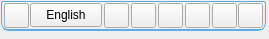
<?xml version="1.0" encoding="UTF-8"?>
<ui version="4.0">
 <class>Form</class>
 <widget class="QWidget" name="Form">
  <property name="enabled">
   <bool>true</bool>
  </property>
  <property name="geometry">
   <rect>
    <x>0</x>
    <y>0</y>
    <width>269</width>
    <height>39</height>
   </rect>
  </property>
  <property name="minimumSize">
   <size>
    <width>0</width>
    <height>30</height>
   </size>
  </property>
  <property name="windowTitle">
   <string>Nms Voice pad</string>
  </property>
  <widget class="QFrame" name="frame">
   <property name="enabled">
    <bool>true</bool>
   </property>
   <property name="geometry">
    <rect>
     <x>1</x>
     <y>1</y>
     <width>265</width>
     <height>30</height>
    </rect>
   </property>
   <property name="styleSheet">
    <string notr="true">QFrame{
	border-top-right-radius: 2px;
	border-top-left-radius: 2px;
	border-bottom-right-radius: 8px;
	border-bottom-left-radius: 8px;
 border:1px solid rgba(93, 173, 226,255 );
}
QFrame:hover{
 background-color: rgba(108, 177, 223,80);

 border:2px solid rgba(108, 177, 223, 180);

}
 </string>
   </property>
   <property name="frameShape">
    <enum>QFrame::StyledPanel</enum>
   </property>
   <property name="frameShadow">
    <enum>QFrame::Raised</enum>
   </property>
   <widget class="QPushButton" name="Mic_btn">
    <property name="geometry">
     <rect>
      <x>3</x>
      <y>2</y>
      <width>25</width>
      <height>25</height>
     </rect>
    </property>
    <property name="cursor">
     <cursorShape>PointingHandCursor</cursorShape>
    </property>
    <property name="mouseTracking">
     <bool>false</bool>
    </property>
    <property name="focusPolicy">
     <enum>Qt::ClickFocus</enum>
    </property>
    <property name="toolTip">
     <string>&lt;html&gt;&lt;head/&gt;&lt;body&gt;&lt;p&gt;Speech to text&lt;/p&gt;&lt;/body&gt;&lt;/html&gt;</string>
    </property>
    <property name="toolTipDuration">
     <number>2</number>
    </property>
    <property name="statusTip">
     <string/>
    </property>
    <property name="accessibleName">
     <string/>
    </property>
    <property name="styleSheet">
     <string notr="true">QPushButton{
border-bottom-left-radius:5px;
border-top-right-radius: 5px;
border-bottom-right-radius: 5px;
border-top-left-radius:5px;
font: 10pt &quot;Arial&quot;;
 	 color: qlineargradient(spread:pad, x1:0, y1:0, x2:0, y2:1, stop:0 rgba(33, 33, 33, 150), stop:1 rgba(75, 75, 75, 150));
	 background-color:qlineargradient(spread:pad, x1:1, y1:0, x2:1, y2:1, stop:0 rgba(0, 244, 255, 100), stop:1 rgba(2, 200, 255,100));
	 
}
QPushButton:hover{
color: qlineargradient(spread:pad, x1:0, y1:0, x2:1, y2:1, stop:0 rgba(63, 63, 63, 255), stop:1 rgba(33, 33, 33, 255));
 background-color: qlineargradient(spread:pad, x1:0.505636, y1:0.221, x2:0.431818, y2:1, stop:0 rgba(89, 255, 255, 255), stop:1 rgba(60, 138, 255, 255));

}

QPushButton:pressed{
background-color: qlineargradient(spread:pad, x1:0.767, y1:1, x2:1, y2:0, stop:0 rgba(0, 244, 255, 250), stop:1 rgba(3, 115, 255, 250));\n&quot;

}</string>
    </property>
    <property name="text">
     <string/>
    </property>
    <property name="icon">
     <iconset>
      <normaloff>Imgs/Mic 2 png.png</normaloff>Imgs/Mic 2 png.png</iconset>
    </property>
    <property name="iconSize">
     <size>
      <width>22</width>
      <height>22</height>
     </size>
    </property>
    <property name="shortcut">
     <string>Ctrl+Shift+S</string>
    </property>
    <property name="autoDefault">
     <bool>false</bool>
    </property>
   </widget>
   <widget class="QPushButton" name="Settings_btn">
    <property name="geometry">
     <rect>
      <x>211</x>
      <y>2</y>
      <width>25</width>
      <height>25</height>
     </rect>
    </property>
    <property name="cursor">
     <cursorShape>PointingHandCursor</cursorShape>
    </property>
    <property name="contextMenuPolicy">
     <enum>Qt::CustomContextMenu</enum>
    </property>
    <property name="toolTip">
     <string comment="Add Language" extracomment="Add Language">&lt;html&gt;&lt;head/&gt;&lt;body&gt;&lt;p&gt;Settings&lt;/p&gt;&lt;/body&gt;&lt;/html&gt;</string>
    </property>
    <property name="toolTipDuration">
     <number>1</number>
    </property>
    <property name="statusTip">
     <string comment="Add Language" extracomment="Add Language"/>
    </property>
    <property name="whatsThis">
     <string comment="Add language" extracomment="Add language"/>
    </property>
    <property name="accessibleName">
     <string comment="Add Language" extracomment="Add Language"/>
    </property>
    <property name="accessibleDescription">
     <string comment="Add Language" extracomment="Add Language"/>
    </property>
    <property name="styleSheet">
     <string notr="true">QPushButton{
border-bottom-left-radius:5px;
border-top-right-radius: 5px;
border-bottom-right-radius: 5px;
border-top-left-radius:5px;
font: 10pt &quot;Arial&quot;;
 	 color: qlineargradient(spread:pad, x1:0, y1:0, x2:0, y2:1, stop:0 rgba(33, 33, 33, 150), stop:1 rgba(75, 75, 75, 150));
	 background-color:qlineargradient(spread:pad, x1:1, y1:0, x2:1, y2:1, stop:0 rgba(0, 244, 255, 100), stop:1 rgba(2, 200, 255,100));
	 
}
QPushButton:hover{
color: qlineargradient(spread:pad, x1:0, y1:0, x2:1, y2:1, stop:0 rgba(63, 63, 63, 255), stop:1 rgba(33, 33, 33, 255));
 background-color: qlineargradient(spread:pad, x1:0.505636, y1:0.221, x2:0.431818, y2:1, stop:0 rgba(89, 255, 255, 255), stop:1 rgba(60, 138, 255, 255));

}

QPushButton:pressed{
background-color: qlineargradient(spread:pad, x1:0.767, y1:1, x2:1, y2:0, stop:0 rgba(0, 244, 255, 250), stop:1 rgba(3, 115, 255, 250));\n&quot;

}</string>
    </property>
    <property name="text">
     <string/>
    </property>
    <property name="icon">
     <iconset>
      <normaloff>Imgs/Gear 4.png</normaloff>Imgs/Gear 4.png</iconset>
    </property>
    <property name="iconSize">
     <size>
      <width>22</width>
      <height>22</height>
     </size>
    </property>
   </widget>
   <widget class="QPushButton" name="OnScreenKeyboardBtn">
    <property name="geometry">
     <rect>
      <x>157</x>
      <y>2</y>
      <width>25</width>
      <height>25</height>
     </rect>
    </property>
    <property name="focusPolicy">
     <enum>Qt::NoFocus</enum>
    </property>
    <property name="contextMenuPolicy">
     <enum>Qt::PreventContextMenu</enum>
    </property>
    <property name="toolTip">
     <string comment="Add Language" extracomment="Add Language">&lt;html&gt;&lt;head/&gt;&lt;body&gt;&lt;p&gt;On screen keyboard&lt;/p&gt;&lt;/body&gt;&lt;/html&gt;</string>
    </property>
    <property name="toolTipDuration">
     <number>1</number>
    </property>
    <property name="statusTip">
     <string comment="Add Language" extracomment="Add Language"/>
    </property>
    <property name="whatsThis">
     <string comment="Add language" extracomment="Add language"/>
    </property>
    <property name="accessibleName">
     <string comment="Add Language" extracomment="Add Language"/>
    </property>
    <property name="accessibleDescription">
     <string comment="Add Language" extracomment="Add Language"/>
    </property>
    <property name="styleSheet">
     <string notr="true">QPushButton{
border-bottom-left-radius:5px;
border-top-right-radius: 5px;
border-bottom-right-radius: 5px;
border-top-left-radius:5px;
font: 10pt &quot;Arial&quot;;
 	 color: qlineargradient(spread:pad, x1:0, y1:0, x2:0, y2:1, stop:0 rgba(33, 33, 33, 150), stop:1 rgba(75, 75, 75, 150));
	 background-color:qlineargradient(spread:pad, x1:1, y1:0, x2:1, y2:1, stop:0 rgba(0, 244, 255, 100), stop:1 rgba(2, 200, 255,100));
	 
}
QPushButton:hover{
color: qlineargradient(spread:pad, x1:0, y1:0, x2:1, y2:1, stop:0 rgba(63, 63, 63, 255), stop:1 rgba(33, 33, 33, 255));
 background-color: qlineargradient(spread:pad, x1:0.505636, y1:0.221, x2:0.431818, y2:1, stop:0 rgba(89, 255, 255, 255), stop:1 rgba(60, 138, 255, 255));

}

QPushButton:pressed{
background-color: qlineargradient(spread:pad, x1:0.767, y1:1, x2:1, y2:0, stop:0 rgba(0, 244, 255, 250), stop:1 rgba(3, 115, 255, 250));\n&quot;

}</string>
    </property>
    <property name="text">
     <string/>
    </property>
    <property name="icon">
     <iconset>
      <normaloff>Imgs/OSK logo png.png</normaloff>Imgs/OSK logo png.png</iconset>
    </property>
    <property name="iconSize">
     <size>
      <width>22</width>
      <height>22</height>
     </size>
    </property>
   </widget>
   <widget class="QPushButton" name="ScriptPad_btn">
    <property name="geometry">
     <rect>
      <x>103</x>
      <y>2</y>
      <width>25</width>
      <height>25</height>
     </rect>
    </property>
    <property name="cursor">
     <cursorShape>PointingHandCursor</cursorShape>
    </property>
    <property name="focusPolicy">
     <enum>Qt::NoFocus</enum>
    </property>
    <property name="contextMenuPolicy">
     <enum>Qt::PreventContextMenu</enum>
    </property>
    <property name="toolTip">
     <string comment="Add Language" extracomment="Add Language"/>
    </property>
    <property name="toolTipDuration">
     <number>1</number>
    </property>
    <property name="statusTip">
     <string comment="Add Language" extracomment="Add Language"/>
    </property>
    <property name="whatsThis">
     <string comment="Add language" extracomment="Add language"/>
    </property>
    <property name="accessibleName">
     <string comment="Add Language" extracomment="Add Language"/>
    </property>
    <property name="accessibleDescription">
     <string comment="Add Language" extracomment="Add Language"/>
    </property>
    <property name="styleSheet">
     <string notr="true">QPushButton{
border-bottom-left-radius:5px;
border-top-right-radius: 5px;
border-bottom-right-radius: 5px;
border-top-left-radius:5px;
font: 10pt &quot;Arial&quot;;
 	 color: qlineargradient(spread:pad, x1:0, y1:0, x2:0, y2:1, stop:0 rgba(33, 33, 33, 150), stop:1 rgba(75, 75, 75, 150));
	 background-color:qlineargradient(spread:pad, x1:1, y1:0, x2:1, y2:1, stop:0 rgba(0, 244, 255, 100), stop:1 rgba(2, 200, 255,100));
	 
}
QPushButton:hover{
color: qlineargradient(spread:pad, x1:0, y1:0, x2:1, y2:1, stop:0 rgba(63, 63, 63, 255), stop:1 rgba(33, 33, 33, 255));
 background-color: qlineargradient(spread:pad, x1:0.505636, y1:0.221, x2:0.431818, y2:1, stop:0 rgba(89, 255, 255, 255), stop:1 rgba(60, 138, 255, 255));

}

QPushButton:pressed{
background-color: qlineargradient(spread:pad, x1:0.767, y1:1, x2:1, y2:0, stop:0 rgba(0, 244, 255, 250), stop:1 rgba(3, 115, 255, 250));\n&quot;

}</string>
    </property>
    <property name="text">
     <string/>
    </property>
    <property name="icon">
     <iconset>
      <normaloff>Imgs/Doc pad PNG.png</normaloff>Imgs/Doc pad PNG.png</iconset>
    </property>
    <property name="iconSize">
     <size>
      <width>22</width>
      <height>22</height>
     </size>
    </property>
   </widget>
   <widget class="QPushButton" name="Wav_to_Text_button">
    <property name="geometry">
     <rect>
      <x>130</x>
      <y>2</y>
      <width>25</width>
      <height>25</height>
     </rect>
    </property>
    <property name="cursor">
     <cursorShape>PointingHandCursor</cursorShape>
    </property>
    <property name="focusPolicy">
     <enum>Qt::NoFocus</enum>
    </property>
    <property name="contextMenuPolicy">
     <enum>Qt::PreventContextMenu</enum>
    </property>
    <property name="toolTip">
     <string comment="Add Language" extracomment="Add Language"/>
    </property>
    <property name="toolTipDuration">
     <number>1</number>
    </property>
    <property name="statusTip">
     <string comment="Add Language" extracomment="Add Language"/>
    </property>
    <property name="whatsThis">
     <string comment="Add language" extracomment="Add language"/>
    </property>
    <property name="accessibleName">
     <string comment="Add Language" extracomment="Add Language"/>
    </property>
    <property name="accessibleDescription">
     <string comment="Add Language" extracomment="Add Language"/>
    </property>
    <property name="styleSheet">
     <string notr="true">QPushButton{
border-bottom-left-radius:5px;
border-top-right-radius: 5px;
border-bottom-right-radius: 5px;
border-top-left-radius:5px;
font: 10pt &quot;Arial&quot;;
 	 color: qlineargradient(spread:pad, x1:0, y1:0, x2:0, y2:1, stop:0 rgba(33, 33, 33, 150), stop:1 rgba(75, 75, 75, 150));
	 background-color:qlineargradient(spread:pad, x1:1, y1:0, x2:1, y2:1, stop:0 rgba(0, 244, 255, 100), stop:1 rgba(2, 200, 255,100));
	 
}
QPushButton:hover{
color: qlineargradient(spread:pad, x1:0, y1:0, x2:1, y2:1, stop:0 rgba(63, 63, 63, 255), stop:1 rgba(33, 33, 33, 255));
 background-color: qlineargradient(spread:pad, x1:0.505636, y1:0.221, x2:0.431818, y2:1, stop:0 rgba(89, 255, 255, 255), stop:1 rgba(60, 138, 255, 255));

}

QPushButton:pressed{
background-color: qlineargradient(spread:pad, x1:0.767, y1:1, x2:1, y2:0, stop:0 rgba(0, 244, 255, 250), stop:1 rgba(3, 115, 255, 250));\n&quot;

}</string>
    </property>
    <property name="text">
     <string/>
    </property>
    <property name="icon">
     <iconset>
      <normaloff>Imgs/Wav to text 2 png.png</normaloff>Imgs/Wav to text 2 png.png</iconset>
    </property>
    <property name="iconSize">
     <size>
      <width>22</width>
      <height>22</height>
     </size>
    </property>
   </widget>
   <widget class="QLabel" name="Listining_label">
    <property name="enabled">
     <bool>true</bool>
    </property>
    <property name="geometry">
     <rect>
      <x>31</x>
      <y>2</y>
      <width>68</width>
      <height>24</height>
     </rect>
    </property>
    <property name="styleSheet">
     <string notr="true">QLabel{
border:none;
	background-color: rgba(250, 250, 250, 100);

	border-radius: 0px;
	
	font: 10pt &quot;Arial&quot;;
}</string>
    </property>
    <property name="text">
     <string>Listening...</string>
    </property>
    <property name="alignment">
     <set>Qt::AlignCenter</set>
    </property>
   </widget>
   <widget class="QPushButton" name="Stop_btn">
    <property name="geometry">
     <rect>
      <x>3</x>
      <y>2</y>
      <width>25</width>
      <height>25</height>
     </rect>
    </property>
    <property name="cursor">
     <cursorShape>PointingHandCursor</cursorShape>
    </property>
    <property name="mouseTracking">
     <bool>false</bool>
    </property>
    <property name="focusPolicy">
     <enum>Qt::ClickFocus</enum>
    </property>
    <property name="toolTip">
     <string>&lt;html&gt;&lt;head/&gt;&lt;body&gt;&lt;p&gt;Stop listening&lt;/p&gt;&lt;/body&gt;&lt;/html&gt;</string>
    </property>
    <property name="toolTipDuration">
     <number>2</number>
    </property>
    <property name="statusTip">
     <string/>
    </property>
    <property name="accessibleName">
     <string/>
    </property>
    <property name="styleSheet">
     <string notr="true">QPushButton{
border-bottom-left-radius:5px;
border-top-right-radius: 5px;
border-bottom-right-radius: 5px;
border-top-left-radius:5px;
font: 10pt &quot;Arial&quot;;
 	 color: qlineargradient(spread:pad, x1:0, y1:0, x2:0, y2:1, stop:0 rgba(33, 33, 33, 150), stop:1 rgba(75, 75, 75, 150));
	 background-color:qlineargradient(spread:pad, x1:1, y1:0, x2:1, y2:1, stop:0 rgba(0, 244, 255, 100), stop:1 rgba(2, 200, 255,100));
	 
}
QPushButton:hover{
color: qlineargradient(spread:pad, x1:0, y1:0, x2:1, y2:1, stop:0 rgba(63, 63, 63, 255), stop:1 rgba(33, 33, 33, 255));
 background-color: qlineargradient(spread:pad, x1:0.505636, y1:0.221, x2:0.431818, y2:1, stop:0 rgba(89, 255, 255, 255), stop:1 rgba(60, 138, 255, 255));

}

QPushButton:pressed{
background-color: qlineargradient(spread:pad, x1:0.767, y1:1, x2:1, y2:0, stop:0 rgba(0, 244, 255, 250), stop:1 rgba(3, 115, 255, 250));\n&quot;

}</string>
    </property>
    <property name="text">
     <string/>
    </property>
    <property name="icon">
     <iconset>
      <normaloff>Imgs/Stop 2 png.png</normaloff>Imgs/Stop 2 png.png</iconset>
    </property>
    <property name="iconSize">
     <size>
      <width>22</width>
      <height>22</height>
     </size>
    </property>
    <property name="autoDefault">
     <bool>false</bool>
    </property>
   </widget>
   <widget class="QPushButton" name="Close_btn">
    <property name="geometry">
     <rect>
      <x>237</x>
      <y>2</y>
      <width>25</width>
      <height>25</height>
     </rect>
    </property>
    <property name="cursor">
     <cursorShape>PointingHandCursor</cursorShape>
    </property>
    <property name="toolTip">
     <string comment="Add Language" extracomment="Add Language"/>
    </property>
    <property name="toolTipDuration">
     <number>1</number>
    </property>
    <property name="statusTip">
     <string comment="Add Language" extracomment="Add Language"/>
    </property>
    <property name="whatsThis">
     <string comment="Add language" extracomment="Add language"/>
    </property>
    <property name="accessibleName">
     <string comment="Add Language" extracomment="Add Language"/>
    </property>
    <property name="accessibleDescription">
     <string comment="Add Language" extracomment="Add Language"/>
    </property>
    <property name="styleSheet">
     <string notr="true">QPushButton{
border-bottom-left-radius:5px;
border-top-right-radius: 5px;
border-bottom-right-radius: 5px;
border-top-left-radius:5px;
font: 10pt &quot;Arial&quot;;
 	 color: qlineargradient(spread:pad, x1:0, y1:0, x2:0, y2:1, stop:0 rgba(33, 33, 33, 150), stop:1 rgba(75, 75, 75, 150));
	 background-color:qlineargradient(spread:pad, x1:1, y1:0, x2:1, y2:1, stop:0 rgba(0, 244, 255, 100), stop:1 rgba(2, 200, 255,100));
	 
}
QPushButton:hover{
color: qlineargradient(spread:pad, x1:0, y1:0, x2:1, y2:1, stop:0 rgba(63, 63, 63, 255), stop:1 rgba(33, 33, 33, 255));
 background-color: qlineargradient(spread:pad, x1:0.505636, y1:0.221, x2:0.431818, y2:1, stop:0 rgba(89, 255, 255, 255), stop:1 rgba(60, 138, 255, 255));

}

QPushButton:pressed{
background-color: qlineargradient(spread:pad, x1:0.767, y1:1, x2:1, y2:0, stop:0 rgba(0, 244, 255, 250), stop:1 rgba(3, 115, 255, 250));\n&quot;

}</string>
    </property>
    <property name="text">
     <string/>
    </property>
    <property name="icon">
     <iconset>
      <normaloff>Imgs/Close final correction.png</normaloff>Imgs/Close final correction.png</iconset>
    </property>
    <property name="iconSize">
     <size>
      <width>22</width>
      <height>22</height>
     </size>
    </property>
   </widget>
   <widget class="QProgressBar" name="progressBar">
    <property name="geometry">
     <rect>
      <x>30</x>
      <y>2</y>
      <width>71</width>
      <height>24</height>
     </rect>
    </property>
    <property name="styleSheet">
     <string notr="true">QProgressBar{
	border:1px solid white;
	border-radius: 4px;
	color: Black;
	border-color: rgb(0, 102, 226);
}
QProgressBar::chunk {
	
	background-color: qlineargradient(spread:pad, x1:1, y1:1, x2:1, y2:0.261, stop:0 rgba(0, 0, 0, 255), stop:0.0227273 rgba(20, 158, 0, 255), stop:1 rgba(59, 255, 0, 255));
	border-radius :4px;
	
}
</string>
    </property>
    <property name="value">
     <number>24</number>
    </property>
    <property name="alignment">
     <set>Qt::AlignRight|Qt::AlignTrailing|Qt::AlignVCenter</set>
    </property>
    <property name="textVisible">
     <bool>false</bool>
    </property>
   </widget>
   <widget class="QPushButton" name="OCR_Btn">
    <property name="geometry">
     <rect>
      <x>184</x>
      <y>2</y>
      <width>25</width>
      <height>25</height>
     </rect>
    </property>
    <property name="cursor">
     <cursorShape>PointingHandCursor</cursorShape>
    </property>
    <property name="focusPolicy">
     <enum>Qt::NoFocus</enum>
    </property>
    <property name="contextMenuPolicy">
     <enum>Qt::PreventContextMenu</enum>
    </property>
    <property name="toolTip">
     <string comment="Add Language" extracomment="Add Language"/>
    </property>
    <property name="toolTipDuration">
     <number>1</number>
    </property>
    <property name="statusTip">
     <string comment="Add Language" extracomment="Add Language"/>
    </property>
    <property name="whatsThis">
     <string comment="Add language" extracomment="Add language"/>
    </property>
    <property name="accessibleName">
     <string comment="Add Language" extracomment="Add Language"/>
    </property>
    <property name="accessibleDescription">
     <string comment="Add Language" extracomment="Add Language"/>
    </property>
    <property name="styleSheet">
     <string notr="true">QPushButton{
border-bottom-left-radius:5px;
border-top-right-radius: 5px;
border-bottom-right-radius: 5px;
border-top-left-radius:5px;
font: 10pt &quot;Arial&quot;;
 	 color: qlineargradient(spread:pad, x1:0, y1:0, x2:0, y2:1, stop:0 rgba(33, 33, 33, 150), stop:1 rgba(75, 75, 75, 150));
	 background-color:qlineargradient(spread:pad, x1:1, y1:0, x2:1, y2:1, stop:0 rgba(0, 244, 255, 100), stop:1 rgba(2, 200, 255,100));
	 
}
QPushButton:hover{
color: qlineargradient(spread:pad, x1:0, y1:0, x2:1, y2:1, stop:0 rgba(63, 63, 63, 255), stop:1 rgba(33, 33, 33, 255));
 background-color: qlineargradient(spread:pad, x1:0.505636, y1:0.221, x2:0.431818, y2:1, stop:0 rgba(89, 255, 255, 255), stop:1 rgba(60, 138, 255, 255));

}

QPushButton:pressed{
background-color: qlineargradient(spread:pad, x1:0.767, y1:1, x2:1, y2:0, stop:0 rgba(0, 244, 255, 250), stop:1 rgba(3, 115, 255, 250));\n&quot;

}</string>
    </property>
    <property name="text">
     <string/>
    </property>
    <property name="icon">
     <iconset>
      <normaloff>Imgs/OCR_png.png</normaloff>Imgs/OCR_png.png</iconset>
    </property>
    <property name="iconSize">
     <size>
      <width>22</width>
      <height>22</height>
     </size>
    </property>
   </widget>
   <widget class="QPushButton" name="Lang_Button">
    <property name="geometry">
     <rect>
      <x>29</x>
      <y>2</y>
      <width>72</width>
      <height>24</height>
     </rect>
    </property>
    <property name="toolTip">
     <string>&lt;html&gt;&lt;head/&gt;&lt;body&gt;&lt;p&gt;Switch language&lt;/p&gt;&lt;/body&gt;&lt;/html&gt;</string>
    </property>
    <property name="styleSheet">
     <string notr="true">QPushButton{
border-bottom-left-radius:5px;
border-top-right-radius: 5px;
border-bottom-right-radius: 5px;
border-top-left-radius:5px;
font: 12pt &quot;Arial&quot;;
 	 color: black;
	border: 1px solid rgb(3, 134, 253);
	 background-color:qlineargradient(spread:pad, x1:1, y1:0, x2:1, y2:1, stop:0 rgba(0, 244, 255, 200), stop:1 rgba(2, 200, 255,215));
	background-color: qlineargradient(spread:pad, x1:1, y1:1, x2:1, y2:0, stop:0 rgba(207, 207, 207, 200), stop:1 rgba(245, 245, 245, 220));
	 
}
QPushButton:hover{
color: qlineargradient(spread:pad, x1:0, y1:0, x2:1, y2:1, stop:0 rgba(63, 63, 63, 255), stop:1 rgba(33, 33, 33, 255));
 background-color: qlineargradient(spread:pad, x1:0.505636, y1:0.221, x2:0.431818, y2:1, stop:0 rgba(89, 255, 255, 255), stop:1 rgba(60, 138, 255, 255));
	background-color: qlineargradient(spread:pad, x1:1, y1:1, x2:0.977727, y2:0, stop:0 rgba(160, 207, 255, 255), stop:1 rgba(255, 255, 255, 255));
}

QPushButton:pressed{
background-color: qlineargradient(spread:pad, x1:0.767, y1:1, x2:1, y2:0, stop:0 rgba(0, 244, 255, 250), stop:1 rgba(3, 115, 255, 250));\n&quot;

}</string>
    </property>
    <property name="text">
     <string>English</string>
    </property>
    <property name="shortcut">
     <string>Ctrl+Alt+S</string>
    </property>
   </widget>
   <widget class="Line" name="line">
    <property name="geometry">
     <rect>
      <x>3</x>
      <y>28</y>
      <width>259</width>
      <height>1</height>
     </rect>
    </property>
    <property name="orientation">
     <enum>Qt::Horizontal</enum>
    </property>
   </widget>
   <zorder>progressBar</zorder>
   <zorder>Mic_btn</zorder>
   <zorder>Settings_btn</zorder>
   <zorder>OnScreenKeyboardBtn</zorder>
   <zorder>ScriptPad_btn</zorder>
   <zorder>Wav_to_Text_button</zorder>
   <zorder>Listining_label</zorder>
   <zorder>Stop_btn</zorder>
   <zorder>Close_btn</zorder>
   <zorder>OCR_Btn</zorder>
   <zorder>Lang_Button</zorder>
   <zorder>line</zorder>
  </widget>
 </widget>
 <resources/>
 <connections/>
</ui>
